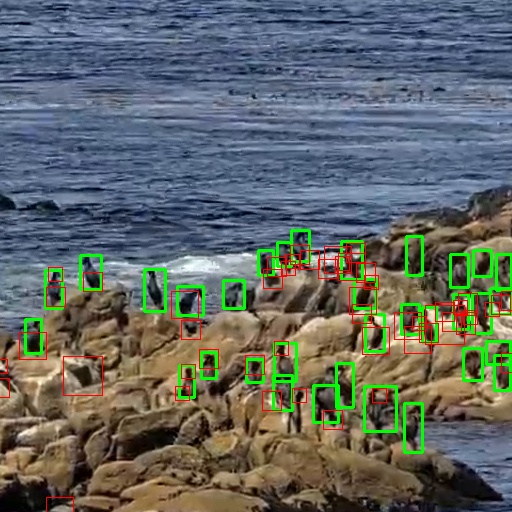
#> input picture debug.jpg, 512 x 512 px
$ python corruptions.py ../debug.jpg
#> lines starting #> are read from the running program, lines starting #| are printed output that depends on the picture
import sys

import cv2
import numpy as np

# value used at level 1, 2, 3, 4, 5
CORRUPTIONS = {
    "noise":     [0.02, 0.04, 0.06, 0.09, 0.12],   # std of Gaussian noise (image in 0..1)
    "blur":      [0.5, 1.0, 1.5, 2.0, 3.0],        # Gaussian blur sigma in pixels
    "jpeg":      [60, 40, 25, 15, 8],              # JPEG quality
    "dark":      [0.7, 0.5, 0.35, 0.25, 0.15],     # brightness multiplier
    "contrast":  [0.7, 0.5, 0.35, 0.25, 0.15],     # contrast multiplier
    "fog":       [0.15, 0.3, 0.4, 0.5, 0.6],       # how much white haze is blended in
    "occlusion": [0.05, 0.1, 0.2, 0.3, 0.4],       # fraction of the image covered by blocks
}


def corrupt(img, name, level, seed=0):
    """img: uint8 HxWx3. level: 1..5. Same seed -> same result (for fair comparisons)."""
#> called with name = 'noise', level = 1, seed = 0
    rng = np.random.default_rng(seed)
    v = CORRUPTIONS[name][level - 1]
    x = img.astype(np.float32)

    if name == "noise":
        x = x + rng.normal(0, v * 255, x.shape)
    elif name == "blur":
        x = cv2.GaussianBlur(x, (0, 0), v)
    elif name == "jpeg":
        _, encoded = cv2.imencode(".jpg", img, [cv2.IMWRITE_JPEG_QUALITY, v])
        return cv2.imdecode(encoded, cv2.IMREAD_UNCHANGED)
    elif name == "dark":
        x = x * v
    elif name == "contrast":
        x = (x - x.mean()) * v + x.mean()
    elif name == "fog":
        x = x * (1 - v) + 220 * v
    elif name == "occlusion":
        # random coloured rectangles until the target area is covered
        h, w = img.shape[:2]
        covered = np.zeros((h, w), bool)
        while covered.mean() < v:
            bh, bw = rng.integers(30, 100, 2)
            y, x0 = rng.integers(0, h - bh), rng.integers(0, w - bw)
            x[y:y + bh, x0:x0 + bw] = rng.integers(0, 256, 3)
            covered[y:y + bh, x0:x0 + bw] = True
    return np.clip(x, 0, 255).astype(np.uint8)
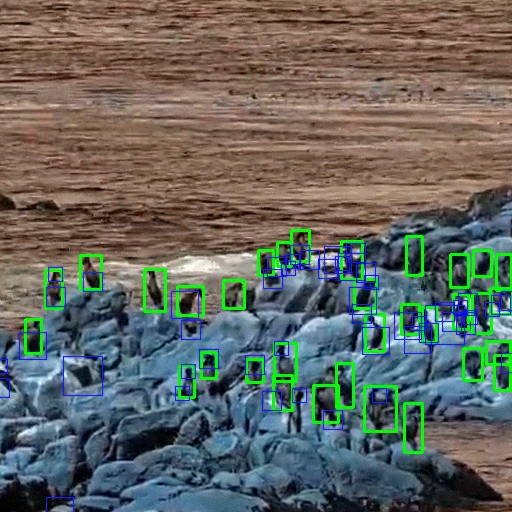
#> returned value: shape (512, 512, 3); mean of channels 0, 1, 2 97.2, 103.2, 99.7; drawn as B, G, R


if __name__ == "__main__":
    import matplotlib.pyplot as plt

    img = cv2.cvtColor(cv2.imread(sys.argv[1]), cv2.COLOR_BGR2RGB)
    fig, axes = plt.subplots(3, len(CORRUPTIONS), figsize=(2.2 * len(CORRUPTIONS), 7))
    for col, name in enumerate(CORRUPTIONS):
        for row, level in enumerate([1, 3, 5]):
            axes[row, col].imshow(corrupt(img, name, level))
            axes[row, col].axis("off")
            axes[row, col].set_title(f"{name} {level}", fontsize=9)
    plt.tight_layout()
    plt.savefig("corruptions.png", dpi=120)
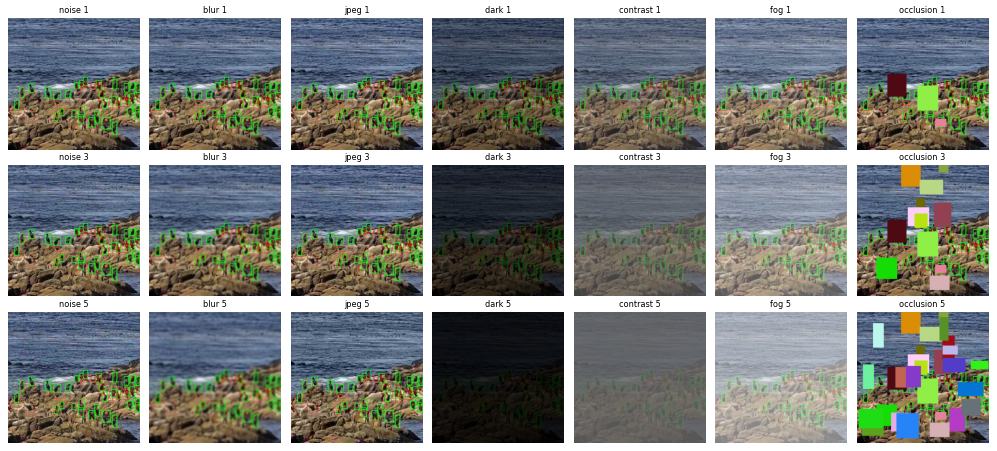
#> figure drawn by matplotlib, 21 panels; B, G, R data is drawn as R, G, B
    print("saved corruptions.png")
